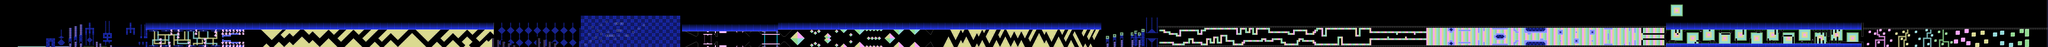

A level layout from a 2D game, rendered from its tile map. Below: a short description, then the map file with tile-grid data replaced by summaries:
An orthogonal 1153x27 tile map with 16x16 px tiles, 2 tile layers (l2, l1), 2 tilesets and 2132 objects.

<map version="1.10" tiledversion="1.11.2" orientation="orthogonal" renderorder="right-down" width="1153" height="27" tilewidth="16" tileheight="16" infinite="0" nextlayerid="8" nextobjectid="3104">
 <editorsettings>
  <export target="revolution.json" format="json" />
 </editorsettings>
 <properties>
  <property name="BG" type="color" value="#ff000000" />
  <property name="Background Type" type="int" value="0" />
  <property name="COL1" type="color" value="#ff0b00ed" />
  <property name="COL2" type="color" value="#ff000000" />
  <property name="COL3" type="color" value="#ff000000" />
  <property name="COL4" type="color" value="#ffffffff" />
  <property name="Difficulty" value="HARDER" />
  <property name="GROUND" type="color" value="#ff000000" />
  <property name="Gamemode" type="int" value="0" />
  <property name="Ground Type" type="int" value="0" />
  <property name="Level name" value="REVOLUTION" />
  <property name="OBJ" type="color" value="#ffffffff" />
  <property name="Song" value="INFERNO" />
  <property name="Speed" type="int" value="3" />
  <property name="Stars" type="int" value="7" />
 </properties>
 <tileset firstgid="1" source="famidash.tsx" />
 <tileset firstgid="16385" source="sprites.tsx" />
 <layer id="4" name="l2" width="1153" height="27">
  <data>[31131 cells, 25249 non-empty, 136 distinct tile ids]</data>
 </layer>
 <layer id="1" name="l1" width="1153" height="27">
  <data>[31131 cells, 26275 non-empty, 203 distinct tile ids]</data>
 </layer>
 <objectgroup id="7" name="SP">
  <object id="425" gid="6639" x="400" y="432" width="16" height="16">
   <properties>
    <property name="bg layer" value="0" />
   </properties>
  </object>
  <object id="426" gid="6639" x="448" y="432" width="16" height="16">
   <properties>
    <property name="bg layer" value="0" />
   </properties>
  </object>
  <object id="427" gid="5839" x="400" y="432" width="16" height="16">
   <properties>
    <property name="bg layer" value="1" />
   </properties>
  </object>
  <object id="428" gid="5839" x="448" y="432" width="16" height="16">
   <properties>
    <property name="bg layer" value="1" />
   </properties>
  </object>
  <object id="430" gid="6639" x="608" y="432" width="16" height="16">
   <properties>
    <property name="bg layer" value="0" />
   </properties>
  </object>
  <object id="431" gid="5839" x="608" y="432" width="16" height="16">
   <properties>
    <property name="bg layer" value="1" />
   </properties>
  </object>
  <object id="432" gid="5253" x="624" y="400" width="16" height="16">
   <properties>
    <property name="bg layer" value="2" />
   </properties>
  </object>
  <object id="433" gid="5253" x="672" y="384" width="16" height="16">
   <properties>
    <property name="bg layer" value="2" />
   </properties>
  </object>
  <object id="434" gid="5253" x="720" y="400" width="16" height="16">
   <properties>
    <property name="bg layer" value="2" />
   </properties>
  </object>
  <object id="435" gid="3461" x="656" y="432" width="16" height="16">
   <properties>
    <property name="bg layer" value="0" />
    <property name="z index" type="int" value="15" />
   </properties>
  </object>
  <object id="436" gid="3461" x="704" y="432" width="16" height="16">
   <properties>
    <property name="bg layer" value="0" />
    <property name="z index" type="int" value="15" />
   </properties>
  </object>
  <object id="443" gid="3461" x="848" y="432" width="16" height="16">
   <properties>
    <property name="bg layer" value="0" />
    <property name="z index" type="int" value="15" />
   </properties>
  </object>
  <object id="444" gid="3461" x="880" y="432" width="16" height="16">
   <properties>
    <property name="bg layer" value="0" />
    <property name="z index" type="int" value="15" />
   </properties>
  </object>
  <object id="437" gid="5577" x="640" y="432" width="16" height="16">
   <properties>
    <property name="bg layer" value="0" />
   </properties>
  </object>
  <object id="438" gid="5577" x="736" y="432" width="16" height="16">
   <properties>
    <property name="bg layer" value="0" />
   </properties>
  </object>
  <object id="441" gid="5577" x="704" y="432" width="16" height="16">
   <properties>
    <property name="bg layer" value="0" />
   </properties>
  </object>
  <object id="442" gid="5577" x="848" y="432" width="16" height="16">
   <properties>
    <property name="bg layer" value="0" />
   </properties>
  </object>
  <object id="445" gid="5577" x="880" y="432" width="16" height="16">
   <properties>
    <property name="bg layer" value="0" />
   </properties>
  </object>
  <object id="440" gid="5577" x="688" y="432" width="16" height="16">
   <properties>
    <property name="bg layer" value="0" />
   </properties>
  </object>
  <object id="439" gid="5577" x="656" y="432" width="16" height="16">
   <properties>
    <property name="bg layer" value="0" />
   </properties>
  </object>
  <object id="446" gid="6249" x="960" y="432" width="16" height="16">
   <properties>
    <property name="bg layer" value="2" />
    <property name="z index" type="int" value="15" />
   </properties>
  </object>
  <object id="447" gid="6785" x="960" y="432" width="16" height="16">
   <properties>
    <property name="bg layer" value="2" />
   </properties>
  </object>
  <object id="448" gid="6101" x="976" y="432" width="16" height="16">
   <properties>
    <property name="bg layer" value="0" />
    <property name="z index" type="int" value="15" />
   </properties>
  </object>
  <object id="450" gid="6629" x="976" y="432" width="16" height="16">
   <properties>
    <property name="bg layer" value="0" />
   </properties>
  </object>
  <object id="451" gid="16412" x="944" y="336" width="16" height="16" />
  <object id="452" gid="16412" x="976" y="336" width="16" height="16" />
  <object id="495" gid="5477" x="656" y="432" width="16" height="16">
   <properties>
    <property name="bg layer" value="2" />
   </properties>
  </object>
  <object id="1351" gid="5477" x="608" y="432" width="16" height="16">
   <properties>
    <property name="bg layer" value="2" />
   </properties>
  </object>
  <object id="493" gid="5477" x="704" y="432" width="16" height="16">
   <properties>
    <property name="bg layer" value="2" />
   </properties>
  </object>
  <object id="471" gid="16398" x="351" y="429" width="16" height="16" />
  <object id="472" gid="16438" x="384" y="416" width="16" height="16" />
  <object id="473" gid="16434" x="416" y="440" width="16" height="16">
   <properties>
    <property name="bg layer" value="0" />
    <property name="z index" type="int" value="15" />
   </properties>
  </object>
  <object id="477" gid="16434" x="480" y="440" width="16" height="16">
   <properties>
    <property name="bg layer" value="0" />
    <property name="z index" type="int" value="15" />
   </properties>
  </object>
  <object id="475" gid="16508" x="416" y="440" width="16" height="16">
   <properties>
    <property name="bg layer" value="0" />
   </properties>
  </object>
  <object id="476" gid="16508" x="480" y="440" width="16" height="16">
   <properties>
    <property name="bg layer" value="0" />
   </properties>
  </object>
  <object id="478" gid="16396" x="447" y="429" width="16" height="16" />
  <object id="479" gid="16397" x="526" y="430" width="16" height="16" />
  <object id="480" gid="16397" x="558" y="430" width="16" height="16" />
  <object id="481" gid="5475" x="544" y="432" width="16" height="16">
   <properties>
    <property name="bg layer" value="2" />
   </properties>
  </object>
  <object id="482" gid="16405" x="544" y="400" width="16" height="16">
   <properties>
    <property name="bg layer" value="0" />
   </properties>
  </object>
  <object id="483" gid="16507" x="544" y="400" width="16" height="16">
   <properties>
    <property name="bg layer" value="1" />
   </properties>
  </object>
  </objectgroup>
</map>
<!-- 2091 of 2132 objects omitted -->
